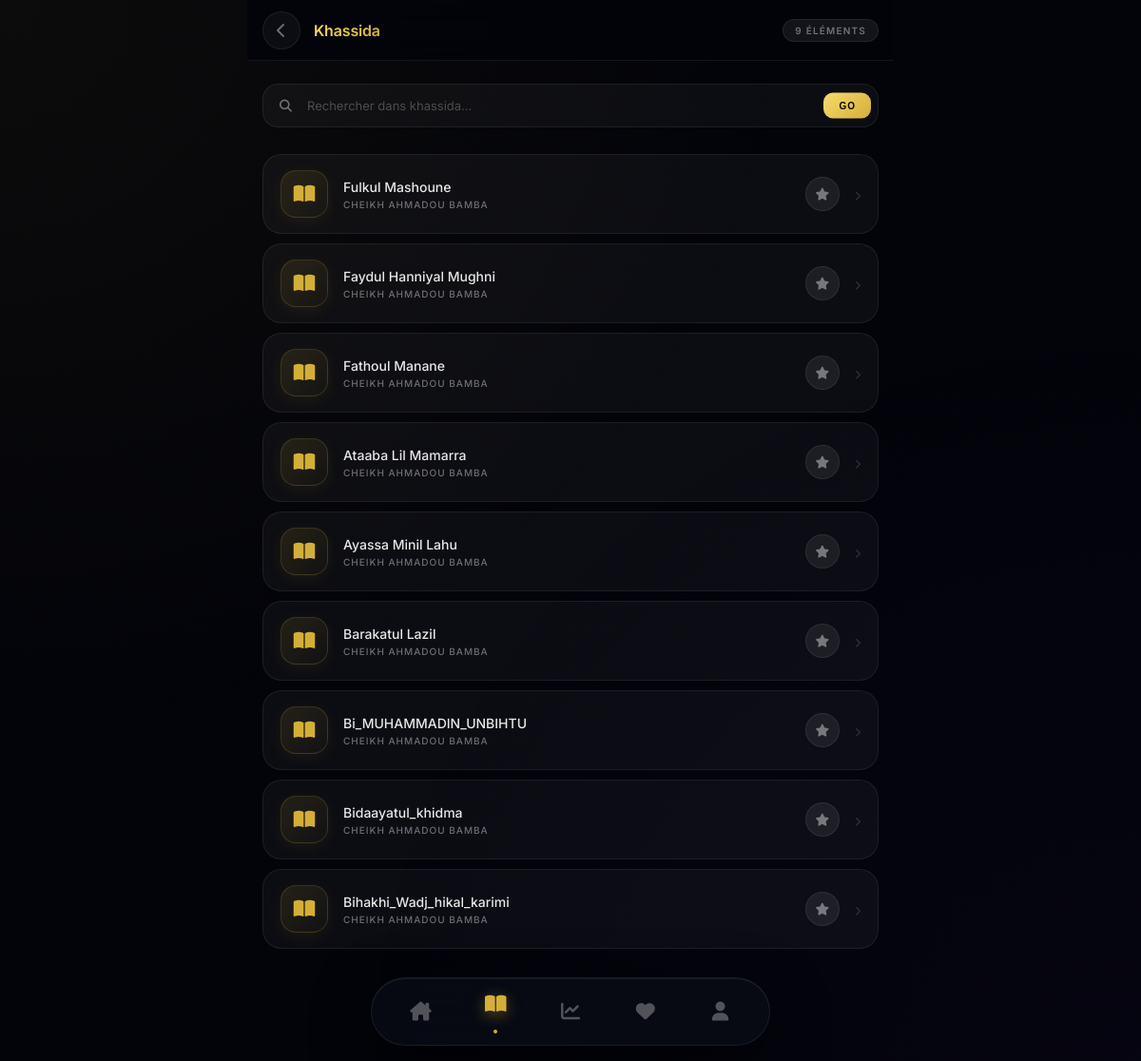
The app's page /collection/khassida/ (signed in), older data.
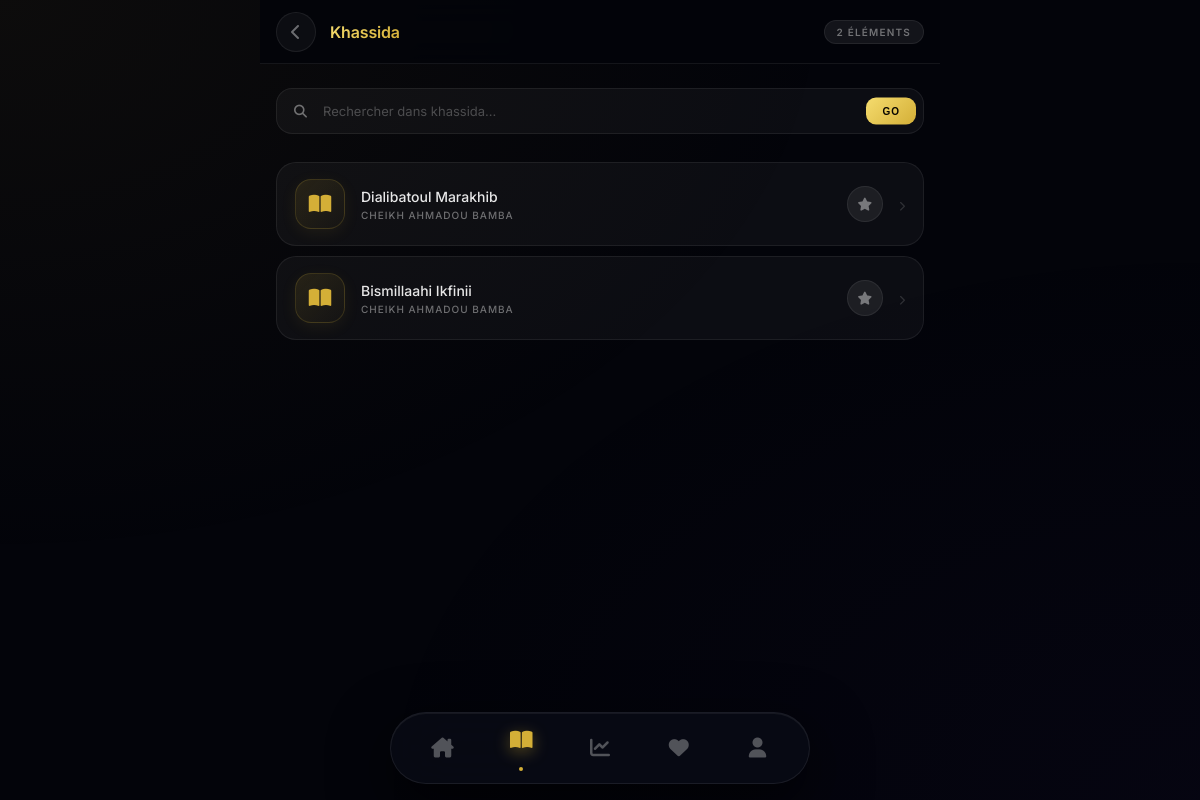
The same page, newer data.
### bibliotheque/models.py (models this page shows, shortened)
class Khassida(models.Model):
    titre = models.CharField(max_length=255)
    auteur= models.CharField(max_length=255,default="Cheikh Ahmadou Bamba ")
    fichier_pdf = models.FileField(upload_to='khassidas/')
    image_couverture=models.ImageField(upload_to='couvertures/',blank=True,null=True)

### bibliotheque/views.py (the view)
# urls.py: path('collection/<str:categorie>/', views.liste_dynamique, name='liste'),
@login_required
def liste_dynamique(request, categorie):
    query = request.GET.get('search')
    template_name = 'bibliotheque/liste.html'
    items = []
    if categorie == 'khassida':
        items = Khassida.objects.all()
    elif categorie == 'zikr':
        items = Zikr.objects.all()
    elif categorie == 'wird':
        items = Wird.objects.all()
    elif categorie == 'coran':
        items = Coran.objects.all()
    if query and items:
        items = items.filter(titre__icontains=query)
    return render(request, template_name, {
        'items': items,
        'categorie': categorie,
        'query': query
    })

### bibliotheque/templates/bibliotheque/liste.html (shortened to what this page needs)
<!DOCTYPE html>
<html lang="fr">
<head>
    <link href="https://cdnjs.cloudflare.com/ajax/libs/font-awesome/6.4.0/css/all.min.css" rel="stylesheet">
</head>
<body>
    {% load bibliotheque_tags %}
    <div class="topbar">
        <a href="{% url 'home' %}" class="back-btn">
            <i class="fa-solid fa-chevron-left"></i>
        </a>
        <h1 class="topbar-title">
            <span>{{ categorie|title }}</span>
        </h1>
        <div class="item-count">{{ items|length }} éléments</div>
    </div>
    <div class="content">
        <form method="GET" action="">
            <div class="search-wrap">
                <i class="fa-solid fa-magnifying-glass search-icon"></i>
                <input type="text" name="search" value="{{ query|default:'' }}"
                       placeholder="Rechercher dans {{ categorie }}..."
                       class="search-input" autocomplete="off">
                <button type="submit" class="search-btn">Go</button>
            </div>
        </form>
        <div class="items-list">
            {% for item in items %}
            {% if 'zikr' in categorie|lower %}
                {% with target_url=item.id|stringformat:"s" %}
                <div class="item-card" style="animation-delay: {{ forloop.counter0 }}0ms">
                    <a href="{% url 'zikr_compteur' item.id %}" class="item-icon" style="text-decoration:none">
                        <i class="fa-solid fa-fingerprint"></i>
                    </a>
                    <div class="item-body">
                        <a href="{% url 'zikr_compteur' item.id %}" style="text-decoration:none">
                            <div class="item-title">{{ item.titre }}</div>
                            <div class="item-subtitle">Objectif : {{ item.objectif_par_defaut }} fois</div>
                        </a>
                    </div>
                    <a href="{% url 'toggle_favori' categorie item.id %}" class="fav-btn">
                        <i class="fa-solid fa-star"></i>
                    </a>
                    <a href="{% url 'zikr_compteur' item.id %}" style="text-decoration:none">
                        <i class="fa-solid fa-chevron-right item-arrow"></i>
                    </a>
                </div>
                {% endwith %}
            {% else %}
                <div class="item-card" style="animation-delay: {{ forloop.counter0 }}0ms">
                    <a href="{% url 'lire_pdf' categorie item.id %}" class="item-icon" style="text-decoration:none">
                        <i class="fa-solid fa-book-open"></i>
                    </a>
                    <div class="item-body">
                        <a href="{% url 'lire_pdf' categorie item.id %}" style="text-decoration:none">
                            <div class="item-title">{{ item.titre }}</div>
                            <div class="item-subtitle">{{ item.auteur|default:"Consulter" }}</div>
                        </a>
                    </div>
                    <a href="{% url 'toggle_favori' categorie item.id %}" class="fav-btn">
                        <i class="fa-solid fa-star"></i>
                    </a>
                    <a href="{% url 'lire_pdf' categorie item.id %}" style="text-decoration:none">
                        <i class="fa-solid fa-chevron-right item-arrow"></i>
                    </a>
                </div>
            {% endif %}
            {% empty %}
            <div class="empty-state">
                <div class="empty-icon"><i class="fa-solid fa-folder-open"></i></div>
                <div class="empty-title">Aucun élément trouvé</div>
                <div class="empty-sub">dans la catégorie {{ categorie }}</div>
            </div>
            {% endfor %}
        </div>
    </div>
    <nav class="nav-island">
        <a href="{% url 'home' %}" class="nav-item">
            <i class="fa-solid fa-house-chimney"></i>
        </a>
        <a href="{% url 'liste' 'khassida' %}" class="nav-item {% if 'khassida' in categorie|lower %}active{% endif %}">
            <i class="fa-solid fa-book-open"></i>
            <div class="nav-dot"></div>
        </a>
        <a href="{% url 'dashboard' %}" class="nav-item">
            <i class="fa-solid fa-chart-line"></i>
        </a>
        <a href="{% url 'favoris' %}" class="nav-item">
            <i class="fa-solid fa-heart"></i>
        </a>
        <a href="{% url 'profile' %}" class="nav-item">
            <i class="fa-solid fa-user"></i>
        </a>
    </nav>
</body>
</html>

Row changes from the older to the newer data that the page shows:
removed Khassida: titre "Fulkul Mashoune", auteur "CHEIKH AHMADOU BAMBA"
removed Khassida: titre "Faydul Hanniyal Mughni", auteur "CHEIKH AHMADOU BAMBA"
removed Khassida: titre "Fathoul Manane", auteur "CHEIKH AHMADOU BAMBA"
removed Khassida: titre "Ataaba Lil Mamarra", auteur "CHEIKH AHMADOU BAMBA"
removed Khassida: titre "Ayassa Minil Lahu", auteur "CHEIKH AHMADOU BAMBA"
removed Khassida: titre "Barakatul Lazil", auteur "CHEIKH AHMADOU BAMBA"
removed Khassida: titre "Bi_MUHAMMADIN_UNBIHTU", auteur "CHEIKH AHMADOU BAMBA"
removed Khassida: titre "Bidaayatul_khidma", auteur "CHEIKH AHMADOU BAMBA"
removed Khassida: titre "Bihakhi_Wadj_hikal_karimi", auteur "CHEIKH AHMADOU BAMBA"
added Khassida: titre "Dialibatoul Marakhib", auteur "CHEIKH AHMADOU BAMBA"
added Khassida: titre "Bismillaahi Ikfinii", auteur "CHEIKH AHMADOU BAMBA"
Text that changed along with them:
{{ items|length }}: "9" → "2"
